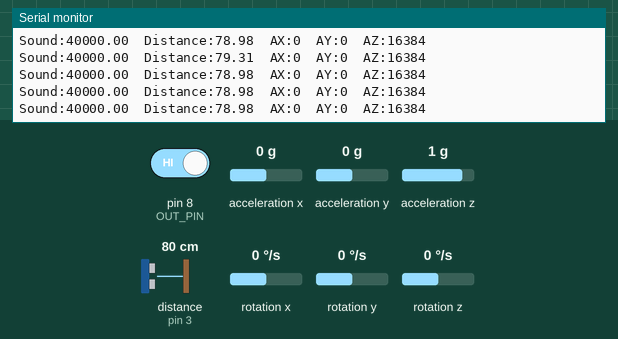
This sketch was run on a simulated Arduino Uno, built with avr-gcc and run on an emulated ATmega328P. Parts: the last lines printed to the serial monitor. Wiring (inferred from the names in the program): ultrasonic range finder: trigger pin 2; echo pin 3. The test bench sets the inputs (shaded band); at power-on: acceleration x 0 g, distance to the obstacle (sensor on pin 3) 80 cm, pin 8 (OUT_PIN) HIGH, acceleration y 0 g, acceleration z 1 g, rotation x 0 °/s, rotation y 0 °/s, rotation z 0 °/s. The echo pulse lasts 58.3 µs per cm; storage starts empty.

Above: at 1.2 s.
1.3 s: acceleration x set to -1.4 g
At 1.33 s:
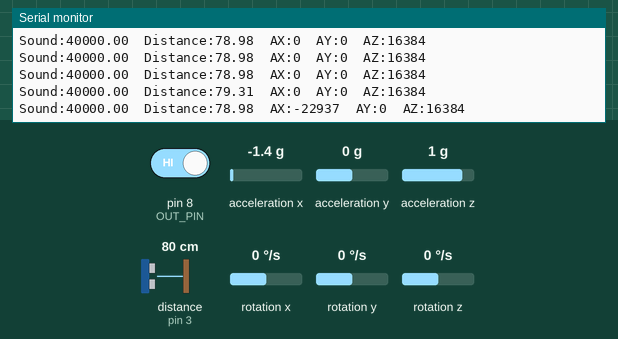
4.3 s: distance to the obstacle (sensor on pin 3) set to 2 cm
At 4.45 s:
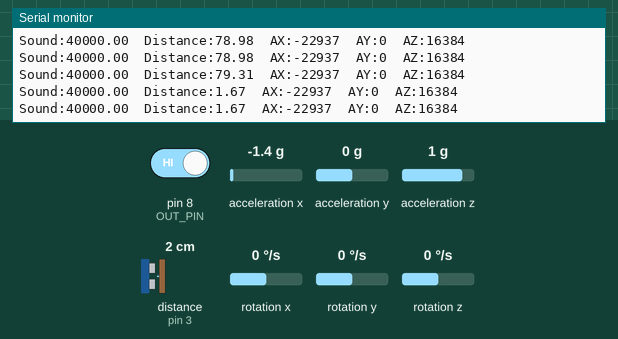
7.3 s: pin 8 (OUT_PIN) driven LOW
At 7.38 s:
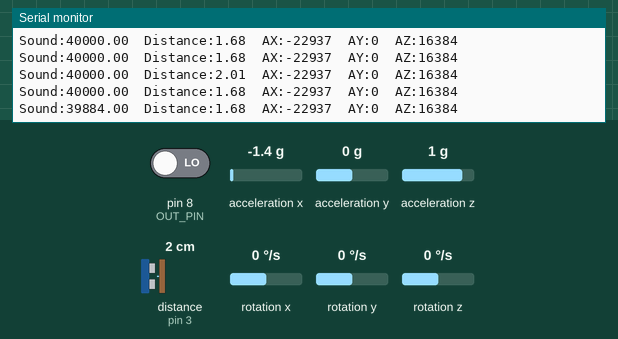
8.8 s: acceleration y set to -1.4 g
At 8.8 s:
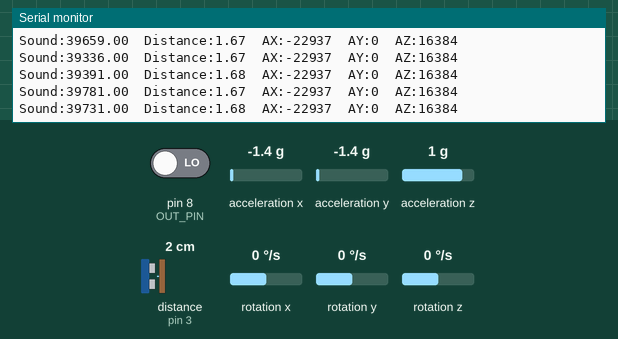
10.3 s: distance to the obstacle (sensor on pin 3) set to 120 cm
At 10.32 s:
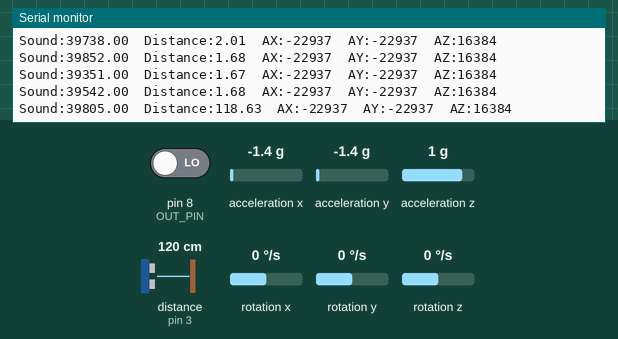
13.3 s: distance to the obstacle (sensor on pin 3) set to 4 cm
At 13.45 s:
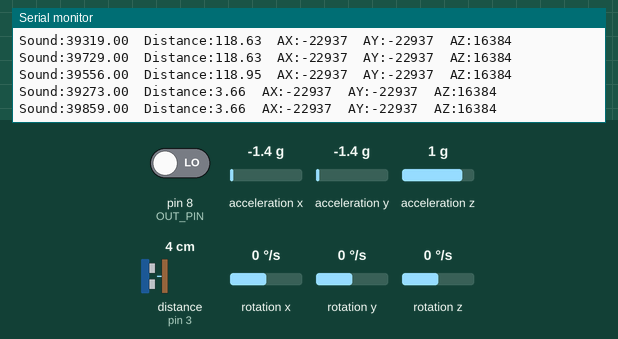
Timing chart, 0 to 16.3 s (numbered marks = the images above; inputs shaded):
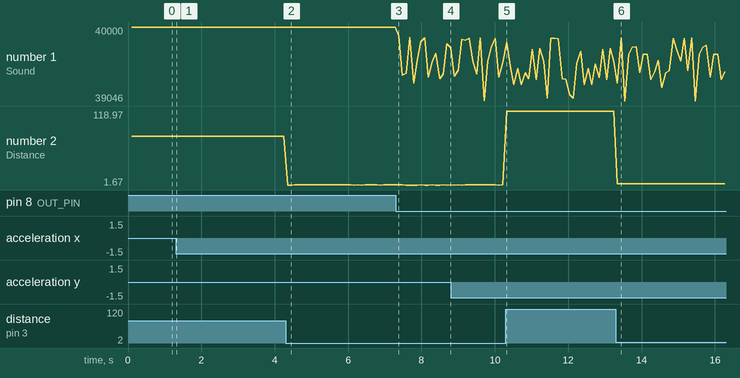

Measured:
- after the input at 1.3 s, the serial monitor: prints a new line at once (image 1)
- after the input at 4.3 s, the serial monitor: prints a new line after 0.05 s (image 2)
- after the input at 7.3 s, the serial monitor: prints a new line after 0.08 s (image 3)
- after the input at 10.3 s, the serial monitor: prints a new line at once (image 5)
- after the input at 13.3 s, the serial monitor: prints a new line at once (image 6)
- plotted number 1: 40000 → 39731 after the input at 7.3 s, 39731 → 39542 after the input at 8.8 s, 39542 → 39556 after the input at 10.3 s, 39556 → 39436 after the input at 13.3 s
- plotted number 2: 79.31 → 1.68 after the input at 4.3 s, 1.68 → 118.95 after the input at 10.3 s, 118.95 → 3.66 after the input at 13.3 s

The sketch:

datalogging_sketch.ino
```cpp
#include <Wire.h>
#include <MPU6050.h>
#include <SPI.h>
#include <SD.h>

MPU6050 mpu;

// time interval between measurements
const int TIME_INTERVAL = 100; // ms

// sound sensor variables
const int OUT_PIN = 8;

unsigned long millisCurrent;
unsigned long millisLast = 0;
unsigned long millisElapsed = 0;
int sampleBufferValue = 0;
float maxsound = 40000;

// ---- Ultrasonic Sensor Variables ----
const int trigPin = 2;
const int echoPin = 3;
float distance = 0;
float maxdistance = 170.00;

// ---- MPU6050 Variables ----
int16_t ax, ay, az;

// SD card chip select pin
const int chipSelect = 10;
// File for data logging
File dataFile;
String fileName = "data_may9.CSV";


void setup() {
  Serial.begin(9600);

  // Sound + Ultrasonic Pins
  pinMode(OUT_PIN, INPUT);
  pinMode(trigPin, OUTPUT);
  pinMode(echoPin, INPUT);

  Serial.print("Initializing SD card...");

  if (!SD.begin(chipSelect)) {
    Serial.println("SD card initialization failed!");
    // Don't proceed if SD card initialization fails
    while (1)
      ;
  }
  Serial.println("SD card initialized successfully.");

  // Create/open data file and write header
  dataFile = SD.open(fileName, FILE_WRITE);
  if (dataFile) {
    // If this is a new file, write the header
    if (dataFile.size() == 0) {
      dataFile.println("Time(ms),Distance(cm),Sound,AX,AY,AZ");
    }
    dataFile.close();
    Serial.println("Data file ready.");}
    else {
    Serial.println("Error opening data file!");
    }
  // MPU6050 Setup
  Wire.begin();
  mpu.initialize();

  if (!mpu.testConnection()) {
    Serial.println("MPU6050 connection failed!");
  }
  Serial.println("starting");

}


void loop() {
  millisCurrent = millis();

  // ---- SOUND SENSOR ----
  millisElapsed = millisCurrent - millisLast;
  if (digitalRead(OUT_PIN) == LOW) {
    sampleBufferValue++;                  // count how many times sound is detected during the time interval
  }

  // ---- DATA OUTPUT (every SAMPLE_TIME) ----
  if (millisElapsed > TIME_INTERVAL) {   // end of sound interal
    mpu.getAcceleration(&ax, &ay, &az); // Read accel data
    distance = measureDistance();       //read distance


    Serial.print("Sound:");
    Serial.print(maxsound-sampleBufferValue);
    Serial.print("\tDistance:");
    Serial.print(distance);
    Serial.print("\tAX:");
    Serial.print(ax);
    Serial.print("\tAY:");
    Serial.print(ay);
    Serial.print("\tAZ:");
    Serial.println(az);
    // Open file and log data
    dataFile = SD.open(fileName, FILE_WRITE);

    if (dataFile) {
      dataFile.print(millisCurrent);
      dataFile.print(",");
      dataFile.print(distance);
      dataFile.print(",");
      dataFile.print(maxsound-sampleBufferValue);
      dataFile.print(",");
      dataFile.print(ax);
      dataFile.print(",");
      dataFile.print(ay);
      dataFile.print(",");
      dataFile.println(az);
      dataFile.close();
    }
    else {
      Serial.println("Error opening data file!");}

    sampleBufferValue = 0;
    millisLast = millisCurrent;
  }


}

// ---- Distance Function ----
float measureDistance() {
  digitalWrite(trigPin, LOW); delayMicroseconds(2);
  digitalWrite(trigPin, HIGH); delayMicroseconds(10);
  digitalWrite(trigPin, LOW);

  long duration = pulseIn(echoPin, HIGH);
  float distance = duration * 0.034 / 2.0;
  if (distance > 175 || distance < 0) return maxdistance;
  return distance;
}
```
